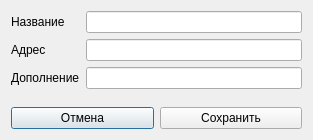
<?xml version="1.0" encoding="UTF-8"?>
<ui version="4.0">
 <class>PlaceDialog</class>
 <widget class="QDialog" name="PlaceDialog">
  <property name="geometry">
   <rect>
    <x>0</x>
    <y>0</y>
    <width>313</width>
    <height>140</height>
   </rect>
  </property>
  <property name="windowTitle">
   <string>Место</string>
  </property>
  <layout class="QVBoxLayout" name="verticalLayout_2">
   <item>
    <layout class="QVBoxLayout" name="verticalLayout">
     <item>
      <layout class="QFormLayout" name="formLayout">
       <item row="0" column="0">
        <widget class="QLabel" name="NameLabel">
         <property name="text">
          <string>Название</string>
         </property>
        </widget>
       </item>
       <item row="0" column="1">
        <widget class="QLineEdit" name="NameLineEdit"/>
       </item>
       <item row="1" column="0">
        <widget class="QLabel" name="AddrecLabel">
         <property name="text">
          <string>Адрес</string>
         </property>
        </widget>
       </item>
       <item row="1" column="1">
        <widget class="QLineEdit" name="AddresLineEdit"/>
       </item>
       <item row="2" column="0">
        <widget class="QLabel" name="DetailsLabel">
         <property name="text">
          <string>Дополнение</string>
         </property>
        </widget>
       </item>
       <item row="2" column="1">
        <widget class="QLineEdit" name="DetailsLineEdit"/>
       </item>
      </layout>
     </item>
     <item>
      <layout class="QHBoxLayout" name="horizontalLayout">
       <item>
        <widget class="QPushButton" name="CancelPushButton_3">
         <property name="text">
          <string>Отмена</string>
         </property>
        </widget>
       </item>
       <item>
        <widget class="QPushButton" name="SavePushButton">
         <property name="text">
          <string>Сохранить</string>
         </property>
        </widget>
       </item>
      </layout>
     </item>
    </layout>
   </item>
  </layout>
 </widget>
 <resources/>
 <connections/>
</ui>
